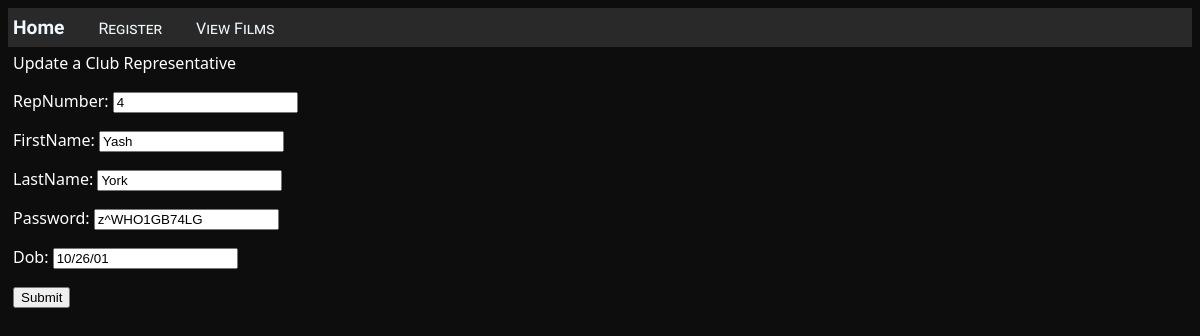
Page /update/37 on the committed database.
### desd_assignment/models.py (models this page shows)
class ClubRep(models.Model):
    repNumber = models.PositiveIntegerField()
    firstName = models.CharField(max_length=100)#add a default value cause of id generation
    lastName = models.CharField(max_length=500)
    password = models.CharField(max_length=100)
    dob = models.CharField(max_length=10)

### desd_assignment/views.py (the view)
# urls.py: path('update/<int:id>', views.ClubRepresentative.update, name='update'),
    def update(request, id):
        mymember = ClubRep.objects.get(id=id)
        form = UpdateForm(instance=mymember)
        if request.method == 'POST':
            form = UpdateForm(request.POST,instance=mymember)
            repNumber = request.POST['repNumber']
            firstName = request.POST['firstName']
            lastName = request.POST['lastName']
            password = request.POST['password']
            dob = request.POST['dob']
            image = request.POST
            member = ClubRep.objects.get(id=id)
            member.repNumber = repNumber
            member.firstName = firstName
            member.lastName = lastName
            member.password = password
            member.dob = dob
            member.save()
            if form.is_valid():
                message = form.save(commit=False)
                message.save()
                return redirect("home")
        else:
            return render(request, "desd_assignment/update.html", {"form": form})

### desd_assignment/forms.py
class UpdateForm(forms.ModelForm):
    class Meta:
            model = ClubRep # table data in and out
            fields = ("repNumber","firstName","lastName","password","dob",)

### desd_assignment/templates/desd_assignment/update.html (shortened to what this page needs)
{% extends "desd_assignment/layout.html" %}
{% block content %}
Update a Club Representative
<form action=""  method="POST">
        {{ form.as_p }}
        <input type="submit" name ="Submit">
{% endblock %}

### desd_assignment/static/desd_assignment/mainsite.css (style rules this page uses)
html { background-color: #0d0d0d; color:white }

### rows in the picture
ClubRep: repNumber "4", firstName "Yash", lastName "York", password "z^WHO1GB74LG", dob "10/26/01"
